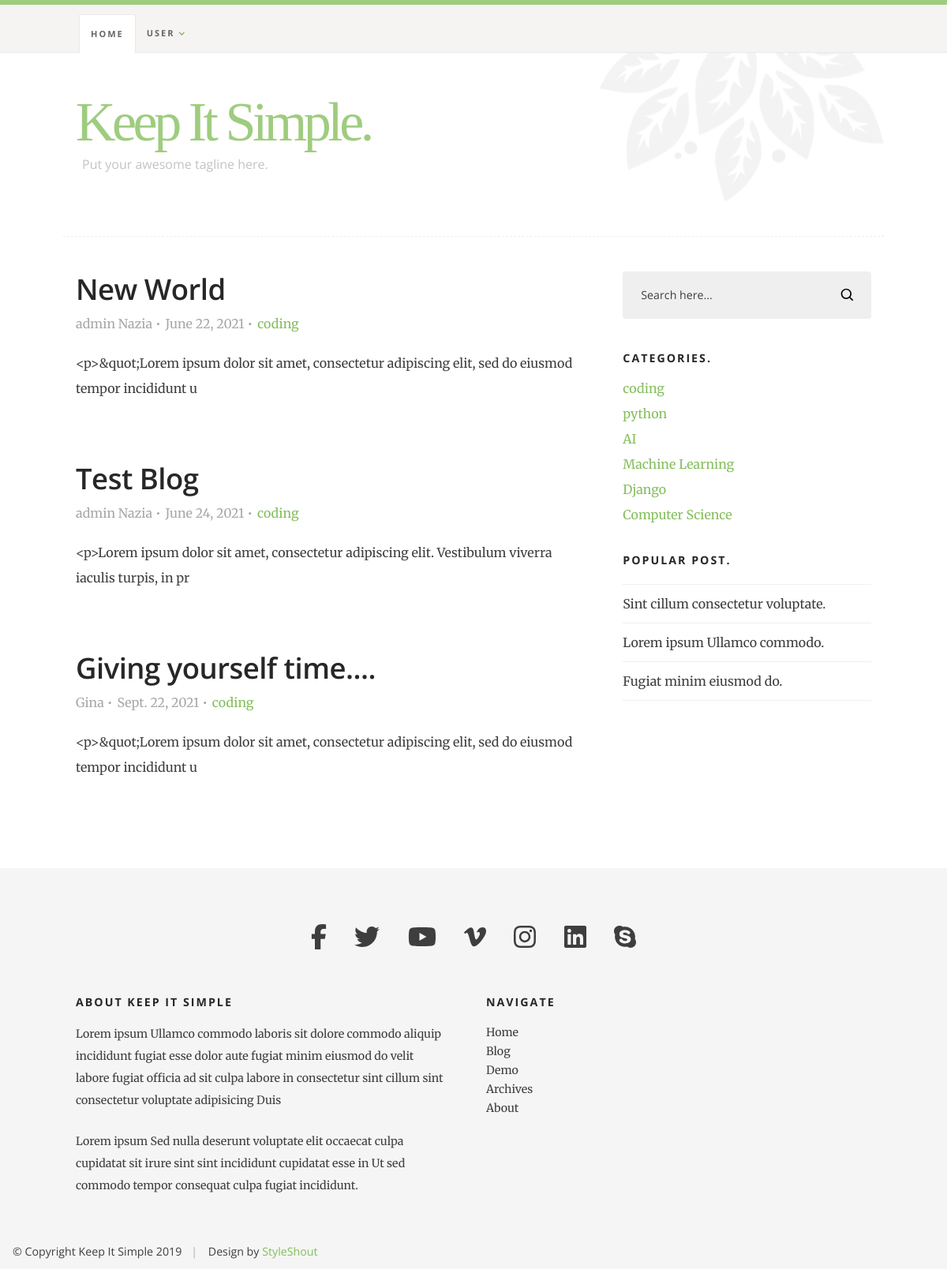
/category/coding/, run on the app's committed database.
### theblog/models.py (models this page shows, shortened)
class Post(models.Model):
    title = models.CharField(max_length=255)
    title_tag = models.CharField(max_length=255, default = 'My blog ')
    header_image = models.ImageField(null=True, blank=True,upload_to="images/")
    author=models.ForeignKey(User, on_delete=models.CASCADE)
    body=RichTextField(blank=True, null=True)
    category =models.CharField(max_length=255, default ='coding')
    post_date = models.DateField(auto_now_add=True)
    likes= models.ManyToManyField(User, related_name ='blog_post')
    snippet = models.CharField(max_length=255)

class Category(models.Model):
    name = models.CharField(max_length=225)

### theblog/views.py (the view)
# urls.py: path('category/<str:cats>/', CategoryView , name ='category')
def CategoryView(request, cats):
    category_posts = Post.objects.filter(category=cats)
    return render(request, 'category.html', {'cats' : cats, 'category_posts' :category_posts, 'Category' : Category.objects.all() })

### theblog/templates/category.html (shortened to what this page needs)
{% extends 'base.html' %}
{% load static %}
        {% block content %}
        <div class="row">
            <div id="main" class="s-content__main large-8 column">
                {% for post in category_posts %}
                <article class="entry">
                    <header class="entry__header">
                        <h2 class="entry__title h1">
                            <a href="{% url 'article-detail' post.pk %}" title="">{{post.title}}</a>
                        </h2>
                        <div class="entry__meta">
                            <ul>
                                <li>{{post.author.first_name}}</li>
                                <li>{{post.post_date}}</li>
                                <li><a href="{% url 'category' post.category %}" title="" rel="category tag">{{post.category}} </a></li>
                            </ul>
                        </div>
                    </header>
                    <div class="entry__content">
                        <p>
                            {{ post.body|slice:":100" }}
                        </p>
                    </div>
                </article>
                {% endfor %}
            </div>
            <div id="sidebar" class="s-content__sidebar large-4 column">
                <div class="widget widget--search">
                   <form action="#">
                      <input type="text" value="Search here..." onblur="if(this.value == '') { this.value = 'Search here...'; }" onfocus="if (this.value == 'Search here...') { this.value = ''; }" class="text-search">
                      <input type="submit" value="" class="submit-search">
                   </form>
                </div>
                <div class="widget widget--categories">
                    <h3 class="h6">Categories.</h3>
                    <ul>
                     {% for post in Category %}
                         <li><a href="{% url 'category' post.name %}" title="Catagories">{{ post.name }}</a></li>
                     {% endfor %}
                     </ul>
                </div>
                <div class="widget widget_popular">
                     <h3 class="h6">Popular Post.</h3>
                     <ul class="link-list">
                         <li><a href="#">Sint cillum consectetur voluptate.</a></li>
                         <li><a href="#">Lorem ipsum Ullamco commodo.</a></li>
                         <li><a href="#">Fugiat minim eiusmod do.</a></li>
                     </ul>
                 </div>
            </div>
        </div>
        {% endblock %}

### theblog/static/css/base.css (style rules this page uses)
html { line-height: 1.15; -webkit-text-size-adjust: 100%; }
body { margin: 0; }
a { background-color: transparent; }
button, input, optgroup, select, textarea { font-family: inherit; font-size: 100%; line-height: 1.15; margin: 0; }
button, input { overflow: visible; }
button, [type="button"], [type="reset"], [type="submit"] { -webkit-appearance: button; }
html { font-size: 62.5%; -webkit-box-sizing: border-box; box-sizing: border-box; }
*, *::before, *::after { -webkit-box-sizing: inherit; box-sizing: inherit; }
body { font-weight: normal; line-height: 1; word-wrap: break-word; -moz-font-smoothing: grayscale; -moz-osx-font-smoothing: grayscale; -webkit-font-smoothing: antialiased; -webkit-overflow-scrolling: touch; -webkit-text-size-adjust: none; }
div, dl, dt, dd, ul, ol, li, h1, h2, h3, h4, h5, h6, pre, form, p, blockquote, th, td { margin: 0; padding: 0; }
p { font-size: inherit; text-rendering: optimizeLegibility; }
ol, ul { list-style: none; }
li { display: block; }
a { text-decoration: none; line-height: inherit; }
input[type="email"], input[type="number"], input[type="search"], input[type="text"], input[type="tel"], input[type="url"], input[type="password"], textarea { -webkit-appearance: none; -moz-appearance: none; appearance: none; }
.row { width: 100%; max-width: 1040px; margin: 0 auto; display: -ms-flexbox; display: -webkit-box; display: flex; -ms-flex-flow: row wrap; -webkit-box-orient: horizontal; -webkit-box-direction: normal; flex-flow: row wrap; }
.column { -ms-flex: 1 1 0%; -webkit-box-flex: 1; flex: 1 1 0%; padding: 0 30px; }
.large-4 { -ms-flex: 0 0 33.33333%; -webkit-box-flex: 0; flex: 0 0 33.33333%; max-width: 33.33333%; }
.large-8 { -ms-flex: 0 0 66.66667%; -webkit-box-flex: 0; flex: 0 0 66.66667%; max-width: 66.66667%; }
@media screen and (max-width:1200px) { .column { padding: 0 16px; } }

### data on the page
Post: title "New World", author.first_name "admin Nazia", post_date "June 22, 2021", category "coding", body "<p>&quot;Lorem ipsum dolor sit amet, consectetur adipiscing elit, sed do eiusmod tempor incididunt u"
Post: title "Test Blog", author.first_name "admin Nazia", post_date "June 24, 2021", category "coding", body "<p>Lorem ipsum dolor sit amet, consectetur adipiscing elit. Vestibulum viverra iaculis turpis, in pr"
Post: title "Giving yourself time....", author.first_name "Gina", post_date "Sept. 22, 2021", category "coding", body "<p>&quot;Lorem ipsum dolor sit amet, consectetur adipiscing elit, sed do eiusmod tempor incididunt u"
Category: name "coding"
Category: name "python"
Category: name "AI"
Category: name "Machine Learning"
Category: name "Django"
Category: name "Computer Science"
